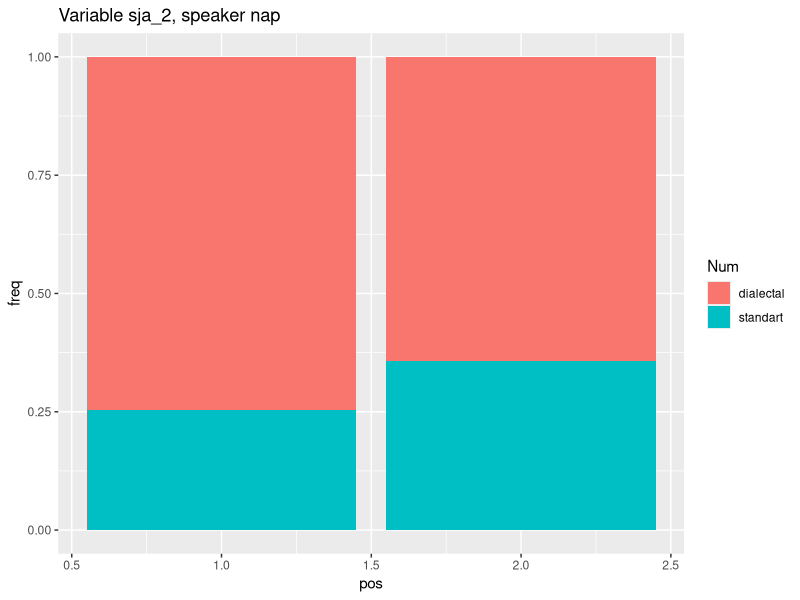
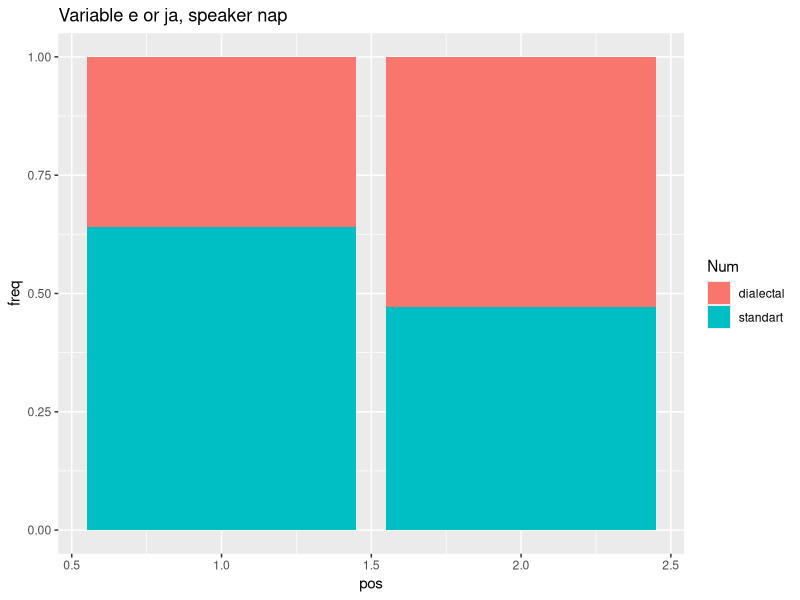
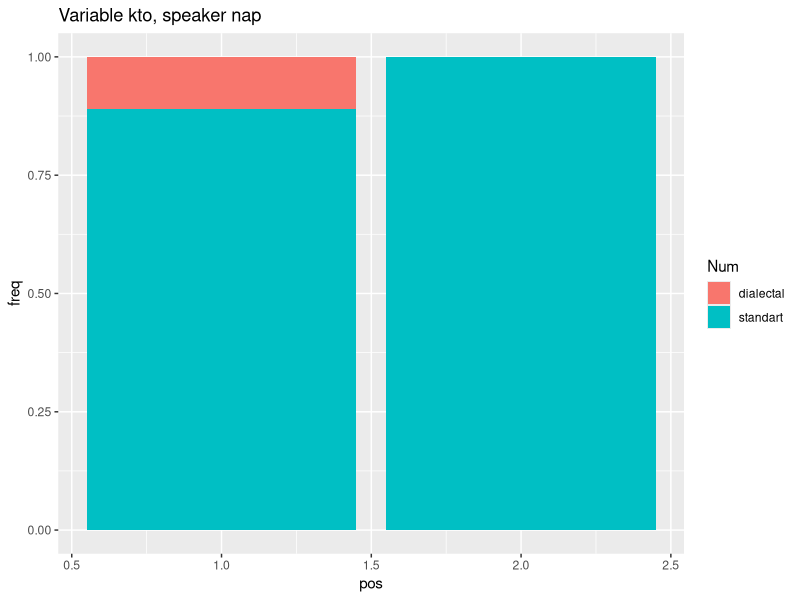
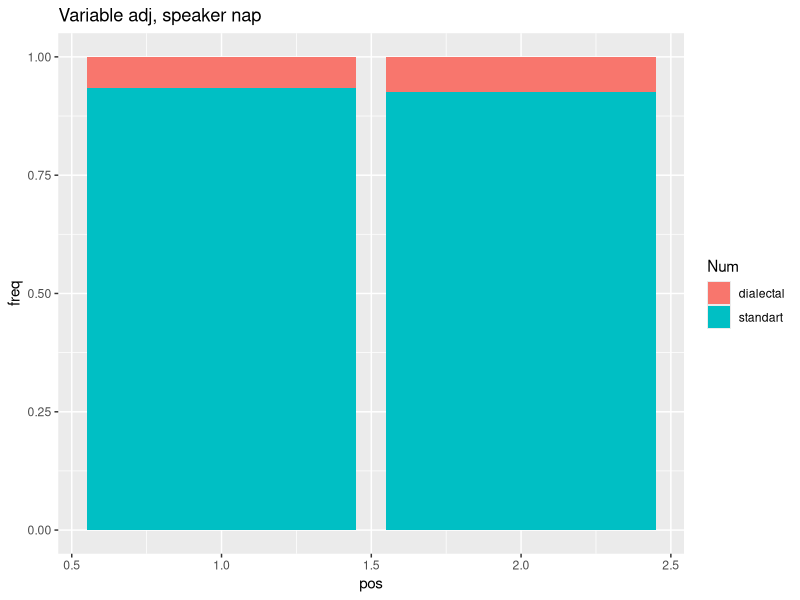
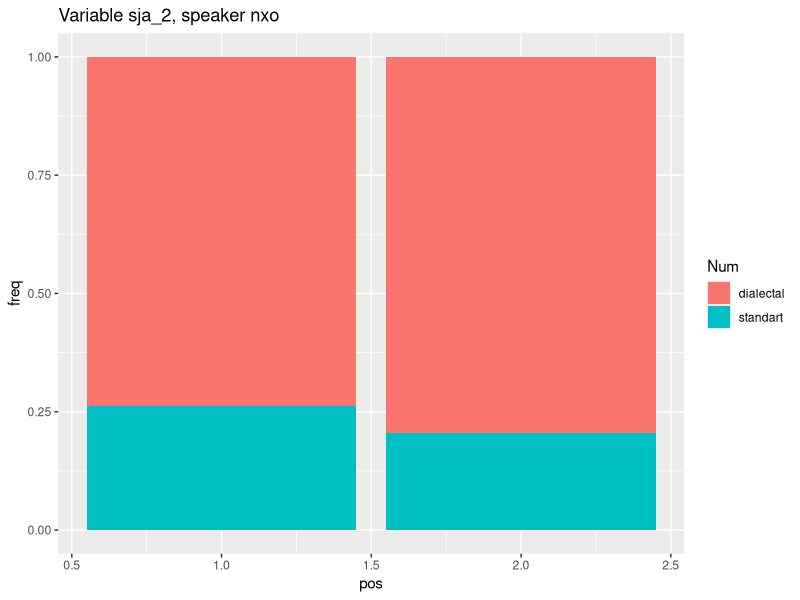
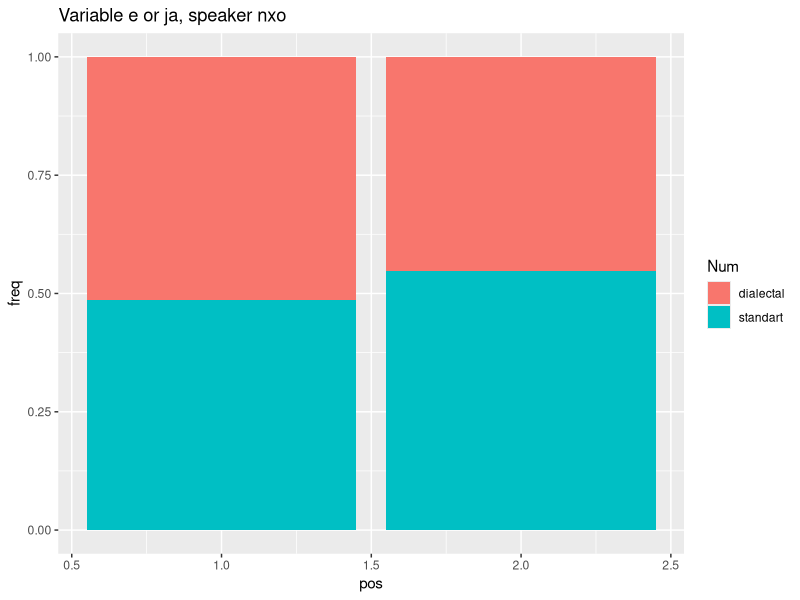
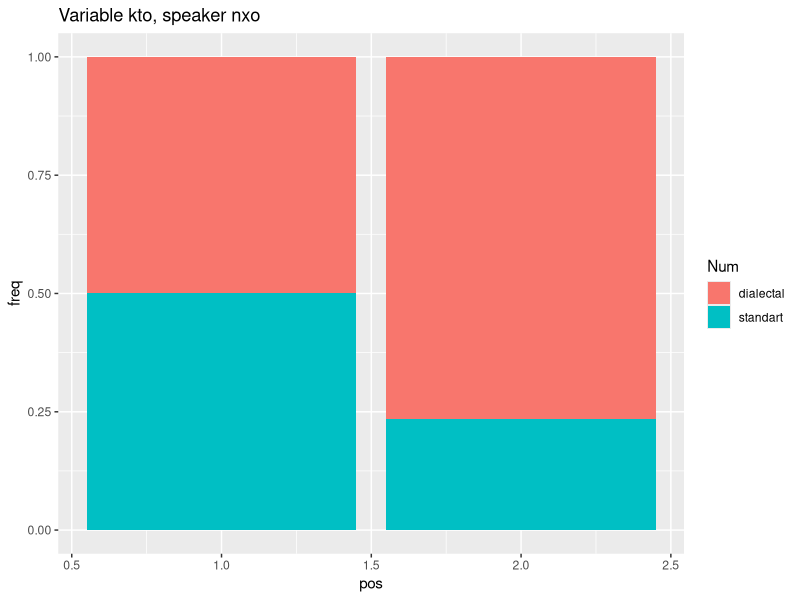
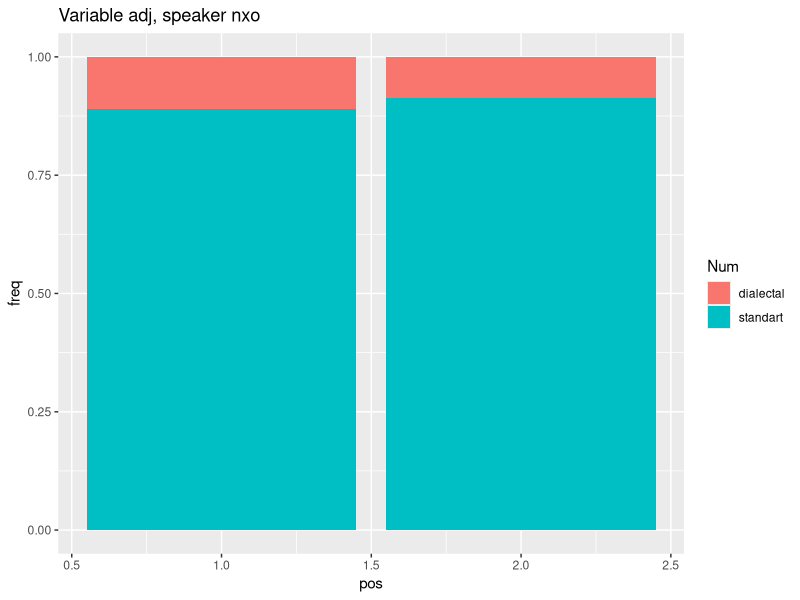

The R source for these figures, in order:
## ---- chunk 1
library(ggplot2)
library(plyr)

df <- read.csv('all_in_one.csv')

df
## ---- chunk 2
sort(table(df$Record))
## ---- chunk 3
sort(table(df[df$Record == '20130702a-nap', ]$var))
## ---- chunk 4
df_count <- data.frame(count(df[df$Record == '20130702a-nap' & df$var == 'sja_v_or', ], c('Num','pos', 'Record')))

df_count[df_count$pos == 1,]$freq <- df_count[df_count$pos == 1,]$freq/sum(df_count[df_count$pos == 1,]$freq)

df_count[df_count$pos == 2,]$freq <- df_count[df_count$pos == 2,]$freq/sum(df_count[df_count$pos == 2,]$freq)

ggplot(df_count, aes(x=pos, y=freq, fill=Num))+
         geom_bar(stat = 'identity')+
  ggtitle('Variable sja_2, speaker nap')
## ---- chunk 5

df_count <- data.frame(count(df[df$Record == '20130702a-nap' & df$var == 'sja_e_vs_ja', ], c('Num','pos', 'Record')))

df_count[df_count$pos == 1,]$freq <- df_count[df_count$pos == 1,]$freq/sum(df_count[df_count$pos == 1,]$freq)

df_count[df_count$pos == 2,]$freq <- df_count[df_count$pos == 2,]$freq/sum(df_count[df_count$pos == 2,]$freq)

ggplot(df_count, aes(x=pos, y=freq, fill=Num))+
         geom_bar(stat = 'identity')+
  ggtitle('Variable e or ja, speaker nap')
## ---- chunk 6
df_count <- data.frame(count(df[df$Record == '20130702a-nap' & df$var == 'kto', ], c('Num','pos', 'Record')))

df_count[df_count$pos == 1,]$freq <- df_count[df_count$pos == 1,]$freq/sum(df_count[df_count$pos == 1,]$freq)

df_count[df_count$pos == 2,]$freq <- df_count[df_count$pos == 2,]$freq/sum(df_count[df_count$pos == 2,]$freq)

ggplot(df_count, aes(x=pos, y=freq, fill=Num))+
         geom_bar(stat = 'identity')+
  ggtitle('Variable kto, speaker nap')
## ---- chunk 7
df_count <- data.frame(count(df[df$Record == '20130702a-nap' & df$var == 'adj', ], c('Num','pos', 'Record')))

df_count[df_count$pos == 1,]$freq <- df_count[df_count$pos == 1,]$freq/sum(df_count[df_count$pos == 1,]$freq)

df_count[df_count$pos == 2,]$freq <- df_count[df_count$pos == 2,]$freq/sum(df_count[df_count$pos == 2,]$freq)

ggplot(df_count, aes(x=pos, y=freq, fill=Num))+
         geom_bar(stat = 'identity')+
  ggtitle('Variable adj, speaker nap')
## ---- chunk 8
sort(table(df[df$Record == '20140629a-nxo-2', ]$var))
## ---- chunk 9
df_count <- data.frame(count(df[df$Record == '20140629a-nxo-2' & df$var == 'sja_v_or', ], c('Num','pos', 'Record')))

df_count[df_count$pos == 1,]$freq <- df_count[df_count$pos == 1,]$freq/sum(df_count[df_count$pos == 1,]$freq)

df_count[df_count$pos == 2,]$freq <- df_count[df_count$pos == 2,]$freq/sum(df_count[df_count$pos == 2,]$freq)

ggplot(df_count, aes(x=pos, y=freq, fill=Num))+
         geom_bar(stat = 'identity')+
  ggtitle('Variable sja_2, speaker nxo')
## ---- chunk 10
df_count <- data.frame(count(df[df$Record == '20140629a-nxo-2' & df$var == 'sja_e_vs_ja', ], c('Num','pos', 'Record')))

df_count[df_count$pos == 1,]$freq <- df_count[df_count$pos == 1,]$freq/sum(df_count[df_count$pos == 1,]$freq)

df_count[df_count$pos == 2,]$freq <- df_count[df_count$pos == 2,]$freq/sum(df_count[df_count$pos == 2,]$freq)

ggplot(df_count, aes(x=pos, y=freq, fill=Num))+
         geom_bar(stat = 'identity')+
  ggtitle('Variable e or ja, speaker nxo')
## ---- chunk 11
df_count <- data.frame(count(df[df$Record == '20140629a-nxo-2' & df$var == 'kto', ], c('Num','pos', 'Record')))

df_count[df_count$pos == 1,]$freq <- df_count[df_count$pos == 1,]$freq/sum(df_count[df_count$pos == 1,]$freq)

df_count[df_count$pos == 2,]$freq <- df_count[df_count$pos == 2,]$freq/sum(df_count[df_count$pos == 2,]$freq)

ggplot(df_count, aes(x=pos, y=freq, fill=Num))+
         geom_bar(stat = 'identity')+
  ggtitle('Variable kto, speaker nxo')
## ---- chunk 12
df_count <- data.frame(count(df[df$Record == '20140629a-nxo-2' & df$var == 'adj', ], c('Num','pos', 'Record')))

df_count[df_count$pos == 1,]$freq <- df_count[df_count$pos == 1,]$freq/sum(df_count[df_count$pos == 1,]$freq)

df_count[df_count$pos == 2,]$freq <- df_count[df_count$pos == 2,]$freq/sum(df_count[df_count$pos == 2,]$freq)

ggplot(df_count, aes(x=pos, y=freq, fill=Num))+
         geom_bar(stat = 'identity')+
  ggtitle('Variable adj, speaker nxo')
## ---- chunk 13
sort(table(df[df$Record == '20140628d-mgb', ]$var))
## ---- chunk 14
df_count <- data.frame(count(df[df$Record == '20140628d-mgb' & df$var == 'sja_v_or', ], c('Num','pos', 'Record')))

df_count[df_count$pos == 1,]$freq <- df_count[df_count$pos == 1,]$freq/sum(df_count[df_count$pos == 1,]$freq)

df_count[df_count$pos == 2,]$freq <- df_count[df_count$pos == 2,]$freq/sum(df_count[df_count$pos == 2,]$freq)

ggplot(df_count, aes(x=pos, y=freq, fill=Num))+
         geom_bar(stat = 'identity')+
  ggtitle('Variable sja_2, speaker мгб1949')
## ---- chunk 15
df_count <- data.frame(count(df[df$Record == '20140628d-mgb' & df$var == 'sja_e_vs_ja', ], c('Num','pos', 'Record')))

df_count[df_count$pos == 1,]$freq <- df_count[df_count$pos == 1,]$freq/sum(df_count[df_count$pos == 1,]$freq)

df_count[df_count$pos == 2,]$freq <- df_count[df_count$pos == 2,]$freq/sum(df_count[df_count$pos == 2,]$freq)

ggplot(df_count, aes(x=pos, y=freq, fill=Num))+
         geom_bar(stat = 'identity')+
  ggtitle('Variable e or ja, speaker мгб1949')
## ---- chunk 16
df_count <- data.frame(count(df[df$Record == '20140628d-mgb' & df$var == 'adj', ], c('Num','pos', 'Record')))

df_count[df_count$pos == 1,]$freq <- df_count[df_count$pos == 1,]$freq/sum(df_count[df_count$pos == 1,]$freq)

df_count[df_count$pos == 2,]$freq <- df_count[df_count$pos == 2,]$freq/sum(df_count[df_count$pos == 2,]$freq)

ggplot(df_count, aes(x=pos, y=freq, fill=Num))+
         geom_bar(stat = 'identity')+
  ggtitle('Variable adj, speaker мгб1949')
## ---- chunk 17
df_count <- data.frame(count(df[df$Record == '20140628d-mgb' & df$var == 'kto', ], c('Num','pos', 'Record')))

df_count[df_count$pos == 1,]$freq <- df_count[df_count$pos == 1,]$freq/sum(df_count[df_count$pos == 1,]$freq)

df_count[df_count$pos == 2,]$freq <- df_count[df_count$pos == 2,]$freq/sum(df_count[df_count$pos == 2,]$freq)

ggplot(df_count, aes(x=pos, y=freq, fill=Num))+
         geom_bar(stat = 'identity')+
  ggtitle('Variable kto, speaker мгб1949')
## ---- chunk 18
sort(table(df[df$Record == '20140623c-ndo', ]$var))
## ---- chunk 19
df_count <- data.frame(count(df[df$Record == '20140623c-ndo' & df$var == 'sja_v_or', ], c('Num','pos', 'Record')))

df_count[df_count$pos == 1,]$freq <- df_count[df_count$pos == 1,]$freq/sum(df_count[df_count$pos == 1,]$freq)

df_count[df_count$pos == 2,]$freq <- df_count[df_count$pos == 2,]$freq/sum(df_count[df_count$pos == 2,]$freq)

ggplot(df_count, aes(x=pos, y=freq, fill=Num))+
         geom_bar(stat = 'identity')+
  ggtitle('Variable sja_2, speaker ndo')
## ---- chunk 20
df_count <- data.frame(count(df[df$Record == '20140623c-ndo' & df$var == 'sja_e_vs_ja', ], c('Num','pos', 'Record')))

df_count[df_count$pos == 1,]$freq <- df_count[df_count$pos == 1,]$freq/sum(df_count[df_count$pos == 1,]$freq)

df_count[df_count$pos == 2,]$freq <- df_count[df_count$pos == 2,]$freq/sum(df_count[df_count$pos == 2,]$freq)

ggplot(df_count, aes(x=pos, y=freq, fill=Num))+
         geom_bar(stat = 'identity')+
  ggtitle('Variable sja, speaker ndo')
## ---- chunk 21
df_count <- data.frame(count(df[df$Record == '20140623c-ndo' & df$var == 'adj', ], c('Num','pos', 'Record')))

df_count[df_count$pos == 1,]$freq <- df_count[df_count$pos == 1,]$freq/sum(df_count[df_count$pos == 1,]$freq)

df_count[df_count$pos == 2,]$freq <- df_count[df_count$pos == 2,]$freq/sum(df_count[df_count$pos == 2,]$freq)

ggplot(df_count, aes(x=pos, y=freq, fill=Num))+
         geom_bar(stat = 'identity')+
  ggtitle('Variable adj, speaker ndo')
## ---- chunk 22
df_count <- data.frame(count(df[df$Record == '20140623c-ndo' & df$var == 'kto', ], c('Num','pos', 'Record')))

df_count[df_count$pos == 1,]$freq <- df_count[df_count$pos == 1,]$freq/sum(df_count[df_count$pos == 1,]$freq)

df_count[df_count$pos == 2,]$freq <- df_count[df_count$pos == 2,]$freq/sum(df_count[df_count$pos == 2,]$freq)

ggplot(df_count, aes(x=pos, y=freq, fill=Num))+
         geom_bar(stat = 'identity')+
  ggtitle('Variable kto, speaker mgb')
## ---- chunk 23
sort(table(df[df$Record == '20140624e-lso', ]$var))
## ---- chunk 24
df_count <- data.frame(count(df[df$Record == '20140624e-lso' & df$var == 'sja_v_or', ], c('Num','pos', 'Record')))

df_count[df_count$pos == 1,]$freq <- df_count[df_count$pos == 1,]$freq/sum(df_count[df_count$pos == 1,]$freq)

df_count[df_count$pos == 2,]$freq <- df_count[df_count$pos == 2,]$freq/sum(df_count[df_count$pos == 2,]$freq)

ggplot(df_count, aes(x=pos, y=freq, fill=Num))+
         geom_bar(stat = 'identity')+
  ggtitle('Variable sja_2, speaker lso')
## ---- chunk 25
df_count <- data.frame(count(df[df$Record == '20140624e-lso' & df$var == 'sja_e_vs_ja', ], c('Num','pos', 'Record')))

df_count[df_count$pos == 1,]$freq <- df_count[df_count$pos == 1,]$freq/sum(df_count[df_count$pos == 1,]$freq)

df_count[df_count$pos == 2,]$freq <- df_count[df_count$pos == 2,]$freq/sum(df_count[df_count$pos == 2,]$freq)

ggplot(df_count, aes(x=pos, y=freq, fill=Num))+
         geom_bar(stat = 'identity')+
  ggtitle('Variable sja, speaker lso')
## ---- chunk 26
df_count <- data.frame(count(df[df$Record == '20140624e-lso' & df$var == 'adj', ], c('Num','pos', 'Record')))

df_count[df_count$pos == 1,]$freq <- df_count[df_count$pos == 1,]$freq/sum(df_count[df_count$pos == 1,]$freq)

df_count[df_count$pos == 2,]$freq <- df_count[df_count$pos == 2,]$freq/sum(df_count[df_count$pos == 2,]$freq)

ggplot(df_count, aes(x=pos, y=freq, fill=Num))+
         geom_bar(stat = 'identity')+
  ggtitle('Variable adj, speaker lso')
## ---- chunk 27
df_count <- data.frame(count(df[df$Record == '20140624e-lso' & df$var == 'kto', ], c('Num','pos', 'Record')))

df_count[df_count$pos == 1,]$freq <- df_count[df_count$pos == 1,]$freq/sum(df_count[df_count$pos == 1,]$freq)

df_count[df_count$pos == 2,]$freq <- df_count[df_count$pos == 2,]$freq/sum(df_count[df_count$pos == 2,]$freq)

ggplot(df_count, aes(x=pos, y=freq, fill=Num))+
         geom_bar(stat = 'identity')+
  ggtitle('Variable kto, speaker lso')
## ---- chunk 28
sort(table(df[df$Record == '20130705c-egp', ]$var))
## ---- chunk 29
df_count <- data.frame(count(df[df$Record == '20130705c-egp' & df$var == 'sja_v_or', ], c('Num','pos', 'Record')))

df_count[df_count$pos == 1,]$freq <- df_count[df_count$pos == 1,]$freq/sum(df_count[df_count$pos == 1,]$freq)

df_count[df_count$pos == 2,]$freq <- df_count[df_count$pos == 2,]$freq/sum(df_count[df_count$pos == 2,]$freq)

ggplot(df_count, aes(x=pos, y=freq, fill=Num))+
         geom_bar(stat = 'identity')+
  ggtitle('Variable sja_2, speaker egp')
## ---- chunk 30
df_count <- data.frame(count(df[df$Record == '20130705c-egp' & df$var == 'sja_e_vs_ja', ], c('Num','pos', 'Record')))

df_count[df_count$pos == 1,]$freq <- df_count[df_count$pos == 1,]$freq/sum(df_count[df_count$pos == 1,]$freq)

df_count[df_count$pos == 2,]$freq <- df_count[df_count$pos == 2,]$freq/sum(df_count[df_count$pos == 2,]$freq)

ggplot(df_count, aes(x=pos, y=freq, fill=Num))+
         geom_bar(stat = 'identity')+
  ggtitle('Variable sja, speaker egp')
## ---- chunk 31
df_count <- data.frame(count(df[df$Record == '20130705c-egp' & df$var == 'adj', ], c('Num','pos', 'Record')))

df_count[df_count$pos == 1,]$freq <- df_count[df_count$pos == 1,]$freq/sum(df_count[df_count$pos == 1,]$freq)

df_count[df_count$pos == 2,]$freq <- df_count[df_count$pos == 2,]$freq/sum(df_count[df_count$pos == 2,]$freq)

ggplot(df_count, aes(x=pos, y=freq, fill=Num))+
         geom_bar(stat = 'identity')+
  ggtitle('Variable adj, speaker egp')
## ---- chunk 32
df_count <- data.frame(count(df[df$Record == '20130705c-egp' & df$var == 'kto', ], c('Num','pos', 'Record')))

df_count[df_count$pos == 1,]$freq <- df_count[df_count$pos == 1,]$freq/sum(df_count[df_count$pos == 1,]$freq)

df_count[df_count$pos == 2,]$freq <- df_count[df_count$pos == 2,]$freq/sum(df_count[df_count$pos == 2,]$freq)

ggplot(df_count, aes(x=pos, y=freq, fill=Num))+
         geom_bar(stat = 'identity')+
  ggtitle('Variable kto, speaker egp')
## ---- chunk 33
sort(table(df[df$Record == '20140626a-vap-1', ]$var))
## ---- chunk 34
df_count <- data.frame(count(df[df$Record == '20140626a-vap-1' & df$var == 'sja_v_or', ], c('Num','pos', 'Record')))

df_count[df_count$pos == 1,]$freq <- df_count[df_count$pos == 1,]$freq/sum(df_count[df_count$pos == 1,]$freq)

df_count[df_count$pos == 2,]$freq <- df_count[df_count$pos == 2,]$freq/sum(df_count[df_count$pos == 2,]$freq)

ggplot(df_count, aes(x=pos, y=freq, fill=Num))+
         geom_bar(stat = 'identity')+
  ggtitle('Variable sja_2, speaker vap')
## ---- chunk 35
df_count <- data.frame(count(df[df$Record == '20140626a-vap-1' & df$var == 'sja_e_vs_ja', ], c('Num','pos', 'Record')))

df_count[df_count$pos == 1,]$freq <- df_count[df_count$pos == 1,]$freq/sum(df_count[df_count$pos == 1,]$freq)

df_count[df_count$pos == 2,]$freq <- df_count[df_count$pos == 2,]$freq/sum(df_count[df_count$pos == 2,]$freq)

ggplot(df_count, aes(x=pos, y=freq, fill=Num))+
         geom_bar(stat = 'identity')+
  ggtitle('Variable sja, speaker vap')
## ---- chunk 36
df_count <- data.frame(count(df[df$Record == '20140626a-vap-1' & df$var == 'adj', ], c('Num','pos', 'Record')))

df_count[df_count$pos == 1,]$freq <- df_count[df_count$pos == 1,]$freq/sum(df_count[df_count$pos == 1,]$freq)

df_count[df_count$pos == 2,]$freq <- df_count[df_count$pos == 2,]$freq/sum(df_count[df_count$pos == 2,]$freq)

ggplot(df_count, aes(x=pos, y=freq, fill=Num))+
         geom_bar(stat = 'identity')+
  ggtitle('Variable adj, speaker vap')
## ---- chunk 37
df_count <- data.frame(count(df[df$Record == '20140626a-vap-1' & df$var == 'kto', ], c('Num','pos', 'Record')))

df_count[df_count$pos == 1,]$freq <- df_count[df_count$pos == 1,]$freq/sum(df_count[df_count$pos == 1,]$freq)

df_count[df_count$pos == 2,]$freq <- df_count[df_count$pos == 2,]$freq/sum(df_count[df_count$pos == 2,]$freq)

ggplot(df_count, aes(x=pos, y=freq, fill=Num))+
         geom_bar(stat = 'identity')+
  ggtitle('Variable kto, speaker vap')
## ---- chunk 38
sort(table(df[df$Record == '20140624a-iip', ]$var))
## ---- chunk 39
df_count <- data.frame(count(df[df$Record == '20140624a-iip' & df$var == 'sja_e_vs_ja', ], c('Num','pos', 'Record')))

df_count[df_count$pos == 1,]$freq <- df_count[df_count$pos == 1,]$freq/sum(df_count[df_count$pos == 1,]$freq)

df_count[df_count$pos == 2,]$freq <- df_count[df_count$pos == 2,]$freq/sum(df_count[df_count$pos == 2,]$freq)

ggplot(df_count, aes(x=pos, y=freq, fill=Num))+
         geom_bar(stat = 'identity')+
  ggtitle('Variable sja, speaker iip')
## ---- chunk 40
df_count <- data.frame(count(df[df$Record == '20140624a-iip' & df$var == 'sja_v_or', ], c('Num','pos', 'Record')))

df_count[df_count$pos == 1,]$freq <- df_count[df_count$pos == 1,]$freq/sum(df_count[df_count$pos == 1,]$freq)

df_count[df_count$pos == 2,]$freq <- df_count[df_count$pos == 2,]$freq/sum(df_count[df_count$pos == 2,]$freq)

ggplot(df_count, aes(x=pos, y=freq, fill=Num))+
         geom_bar(stat = 'identity')+
  ggtitle('Variable sja_2, speaker iip')
## ---- chunk 41
df_count <- data.frame(count(df[df$Record == '20140624a-iip' & df$var == 'adj', ], c('Num','pos', 'Record')))

df_count[df_count$pos == 1,]$freq <- df_count[df_count$pos == 1,]$freq/sum(df_count[df_count$pos == 1,]$freq)

df_count[df_count$pos == 2,]$freq <- df_count[df_count$pos == 2,]$freq/sum(df_count[df_count$pos == 2,]$freq)

ggplot(df_count, aes(x=pos, y=freq, fill=Num))+
         geom_bar(stat = 'identity')+
  ggtitle('Variable adj, speaker iip')
## ---- chunk 42
df_count <- data.frame(count(df[df$Record == '20140624a-iip' & df$var == 'kto', ], c('Num','pos', 'Record')))

df_count[df_count$pos == 1,]$freq <- df_count[df_count$pos == 1,]$freq/sum(df_count[df_count$pos == 1,]$freq)

df_count[df_count$pos == 2,]$freq <- df_count[df_count$pos == 2,]$freq/sum(df_count[df_count$pos == 2,]$freq)

ggplot(df_count, aes(x=pos, y=freq, fill=Num))+
         geom_bar(stat = 'identity')+
  ggtitle('Variable kto, speaker iip')
